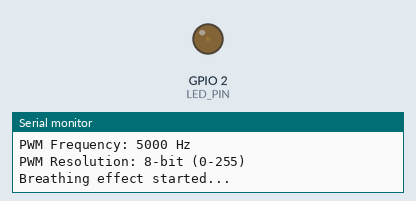
This program was run on a simulated ESP32. On the bench: output pins drawn as LEDs (lit = HIGH), the last lines printed to the serial monitor.

Above: at 1.05 s.
At 1.65 s:
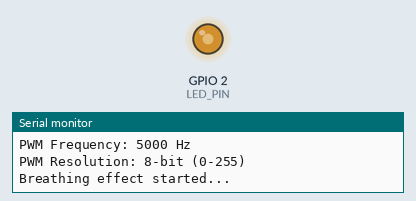
At 1.95 s:
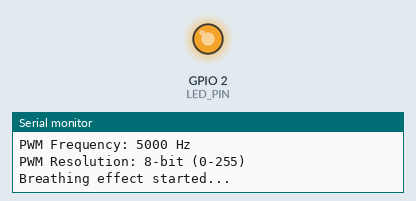
At 2.85 s:
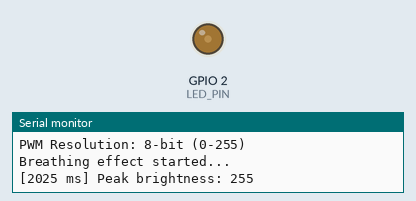
Timing chart, 0 to 5.7 s (numbered marks = the images above):
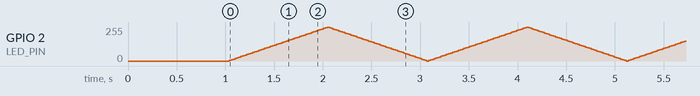

The program:

main.cpp
```cpp
/**
 * @file main.cpp
 * @brief Program 03: LED Breathing Effect menggunakan LEDC PWM
 *
 * Deskripsi:
 * Menghasilkan efek breathing (fade in/out) pada LED menggunakan
 * peripheral LEDC (LED Control) ESP32 yang memiliki hardware PWM.
 *
 * Hardware:
 * - ESP32 DevKitC
 * - LED dengan resistor 220Ω
 *
 * @author Praktikum Sistem Embedded
 * @date 2026
 */

#include <Arduino.h>
#include "config.h"

// ==================== VARIABEL GLOBAL ====================
int brightness = BREATH_MIN;
int fadeAmount = BREATH_STEP;
unsigned long previousMillis = 0;

// ==================== SETUP ====================
void setup() {
    Serial.begin(SERIAL_BAUD);
    delay(1000);

    Serial.println("\n========================================");
    Serial.println("Program 03: LED Breathing (LEDC PWM)");
    Serial.println("Praktikum Sistem Embedded");
    Serial.println("========================================\n");

    // Konfigurasi LEDC PWM
    // ledcSetup(channel, freq, resolution) - deprecated di ESP32 Arduino 3.x
    // Menggunakan ledcAttach() untuk versi terbaru

    #if ESP_ARDUINO_VERSION >= ESP_ARDUINO_VERSION_VAL(3, 0, 0)
        // ESP32 Arduino Core 3.x
        ledcAttach(LED_PIN, LEDC_FREQ, LEDC_RESOLUTION);
        Serial.println("Using ledcAttach() - ESP32 Core 3.x");
    #else
        // ESP32 Arduino Core 2.x
        ledcSetup(LEDC_CHANNEL, LEDC_FREQ, LEDC_RESOLUTION);
        ledcAttachPin(LED_PIN, LEDC_CHANNEL);
        Serial.println("Using ledcSetup() - ESP32 Core 2.x");
    #endif

    Serial.printf("LED Pin: GPIO%d\n", LED_PIN);
    Serial.printf("PWM Frequency: %d Hz\n", LEDC_FREQ);
    Serial.printf("PWM Resolution: %d-bit (0-%d)\n", LEDC_RESOLUTION, (1 << LEDC_RESOLUTION) - 1);
    Serial.println("\nBreathing effect started...\n");
}

// ==================== LOOP ====================
void loop() {
    unsigned long currentMillis = millis();

    if (currentMillis - previousMillis >= BREATH_DELAY) {
        previousMillis = currentMillis;

        // Set PWM duty cycle
        #if ESP_ARDUINO_VERSION >= ESP_ARDUINO_VERSION_VAL(3, 0, 0)
            ledcWrite(LED_PIN, brightness);
        #else
            ledcWrite(LEDC_CHANNEL, brightness);
        #endif

        // Update brightness
        brightness += fadeAmount;

        // Reverse direction at limits
        if (brightness <= BREATH_MIN || brightness >= BREATH_MAX) {
            fadeAmount = -fadeAmount;

            // Debug output at peaks
            if (brightness >= BREATH_MAX) {
                Serial.printf("[%lu ms] Peak brightness: %d\n", currentMillis, brightness);
            } else {
                Serial.printf("[%lu ms] Minimum brightness: %d\n", currentMillis, brightness);
            }
        }
    }
}

/**
 * PENJELASAN LEDC ESP32:
 *
 * ESP32 memiliki 16 channel PWM (LEDC - LED Control)
 * - Channel 0-7: High Speed (80MHz clock)
 * - Channel 8-15: Low Speed (8MHz clock)
 *
 * Resolusi:
 * - 1-bit: 0-1 (2 levels)
 * - 8-bit: 0-255 (256 levels)
 * - 10-bit: 0-1023 (1024 levels)
 * - 12-bit: 0-4095 (4096 levels)
 * - 16-bit: 0-65535 (65536 levels)
 *
 * Formula frekuensi max:
 * freq_max = 80MHz / (2^resolution)
 * Contoh: 8-bit → 80MHz/256 = 312.5kHz max
 *
 * WIRING DIAGRAM:
 *
 *   ESP32 DevKitC
 *   ┌─────────────┐
 *   │             │
 *   │        GPIO2├───[220Ω]───[LED+]
 *   │             │              │
 *   │         GND ├────────────[LED-]
 *   │             │
 *   └─────────────┘
 *
 * EXPECTED OUTPUT:
 * ========================================
 * Program 03: LED Breathing (LEDC PWM)
 * ========================================
 *
 * LED Pin: GPIO2
 * PWM Frequency: 5000 Hz
 * PWM Resolution: 8-bit (0-255)
 *
 * Breathing effect started...
 *
 * [1020 ms] Peak brightness: 255
 * [2040 ms] Minimum brightness: 0
 * [3060 ms] Peak brightness: 255
 * ...
 */
```

config.h
```cpp
/**
 * @file config.h
 * @brief Konfigurasi - Program 03 LED Breathing (LEDC PWM)
 */

#ifndef CONFIG_H
#define CONFIG_H

// ==================== LED PIN ====================
#define LED_PIN             2       // GPIO untuk LED

// ==================== LEDC CONFIG ====================
#define LEDC_CHANNEL        0       // Channel LEDC (0-15)
#define LEDC_FREQ           5000    // Frekuensi PWM (Hz)
#define LEDC_RESOLUTION     8       // Resolusi 8-bit (0-255)

// ==================== BREATHING CONFIG ====================
#define BREATH_STEP         5       // Step increment/decrement
#define BREATH_DELAY        20      // Delay per step (ms)
#define BREATH_MIN          0       // Nilai minimum PWM
#define BREATH_MAX          255     // Nilai maksimum PWM

// ==================== SERIAL ====================
#define SERIAL_BAUD         115200

#endif // CONFIG_H
```
